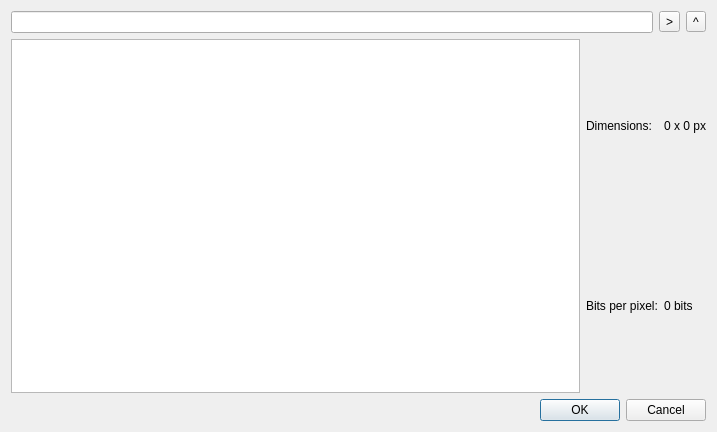
<?xml version="1.0" encoding="UTF-8"?>
<ui version="4.0">
 <class>ImagePreviewDialog</class>
 <widget class="QDialog" name="ImagePreviewDialog">
  <property name="geometry">
   <rect>
    <x>0</x>
    <y>0</y>
    <width>717</width>
    <height>432</height>
   </rect>
  </property>
  <property name="windowTitle">
   <string>Dialog</string>
  </property>
  <layout class="QVBoxLayout" name="verticalLayout">
   <item>
    <layout class="QHBoxLayout" name="horizontalLayout_2">
     <item>
      <widget class="QLineEdit" name="current_dir_text"/>
     </item>
     <item>
      <widget class="QToolButton" name="go_button">
       <property name="text">
        <string>&gt;</string>
       </property>
      </widget>
     </item>
     <item>
      <widget class="QToolButton" name="up_button">
       <property name="text">
        <string>^</string>
       </property>
      </widget>
     </item>
    </layout>
   </item>
   <item>
    <layout class="QHBoxLayout" name="horizontalLayout">
     <item>
      <widget class="QListWidget" name="listWidget"/>
     </item>
     <item>
      <layout class="QVBoxLayout" name="verticalLayout_3">
       <item>
        <layout class="QVBoxLayout" name="preview_layout"/>
       </item>
       <item>
        <layout class="QGridLayout" name="gridLayout_2">
         <item row="0" column="1">
          <widget class="QLabel" name="info_dim_value_label">
           <property name="text">
            <string>0 x 0 px</string>
           </property>
          </widget>
         </item>
         <item row="0" column="0">
          <widget class="QLabel" name="info_dim_label">
           <property name="text">
            <string>Dimensions:</string>
           </property>
          </widget>
         </item>
         <item row="1" column="0">
          <widget class="QLabel" name="info_bitspixel_label">
           <property name="text">
            <string>Bits per pixel:</string>
           </property>
          </widget>
         </item>
         <item row="1" column="1">
          <widget class="QLabel" name="info_bitspixel_value_label">
           <property name="text">
            <string>0 bits</string>
           </property>
          </widget>
         </item>
        </layout>
       </item>
      </layout>
     </item>
    </layout>
   </item>
   <item>
    <widget class="QDialogButtonBox" name="buttonBox">
     <property name="orientation">
      <enum>Qt::Horizontal</enum>
     </property>
     <property name="standardButtons">
      <set>QDialogButtonBox::Cancel|QDialogButtonBox::Ok</set>
     </property>
    </widget>
   </item>
  </layout>
 </widget>
 <resources/>
 <connections>
  <connection>
   <sender>buttonBox</sender>
   <signal>accepted()</signal>
   <receiver>ImagePreviewDialog</receiver>
   <slot>accept()</slot>
   <hints>
    <hint type="sourcelabel">
     <x>248</x>
     <y>254</y>
    </hint>
    <hint type="destinationlabel">
     <x>157</x>
     <y>274</y>
    </hint>
   </hints>
  </connection>
  <connection>
   <sender>buttonBox</sender>
   <signal>rejected()</signal>
   <receiver>ImagePreviewDialog</receiver>
   <slot>reject()</slot>
   <hints>
    <hint type="sourcelabel">
     <x>316</x>
     <y>260</y>
    </hint>
    <hint type="destinationlabel">
     <x>286</x>
     <y>274</y>
    </hint>
   </hints>
  </connection>
 </connections>
</ui>
